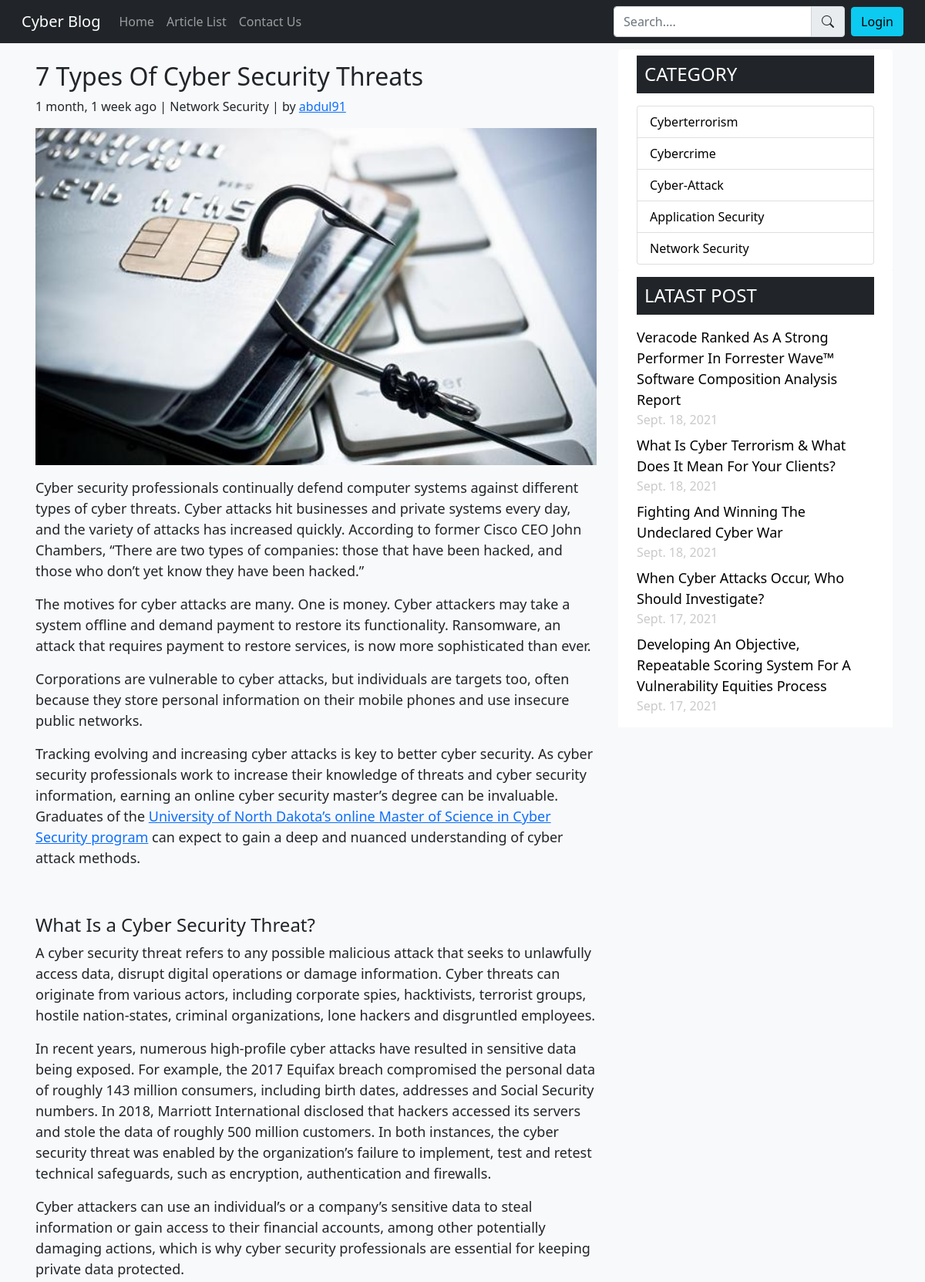
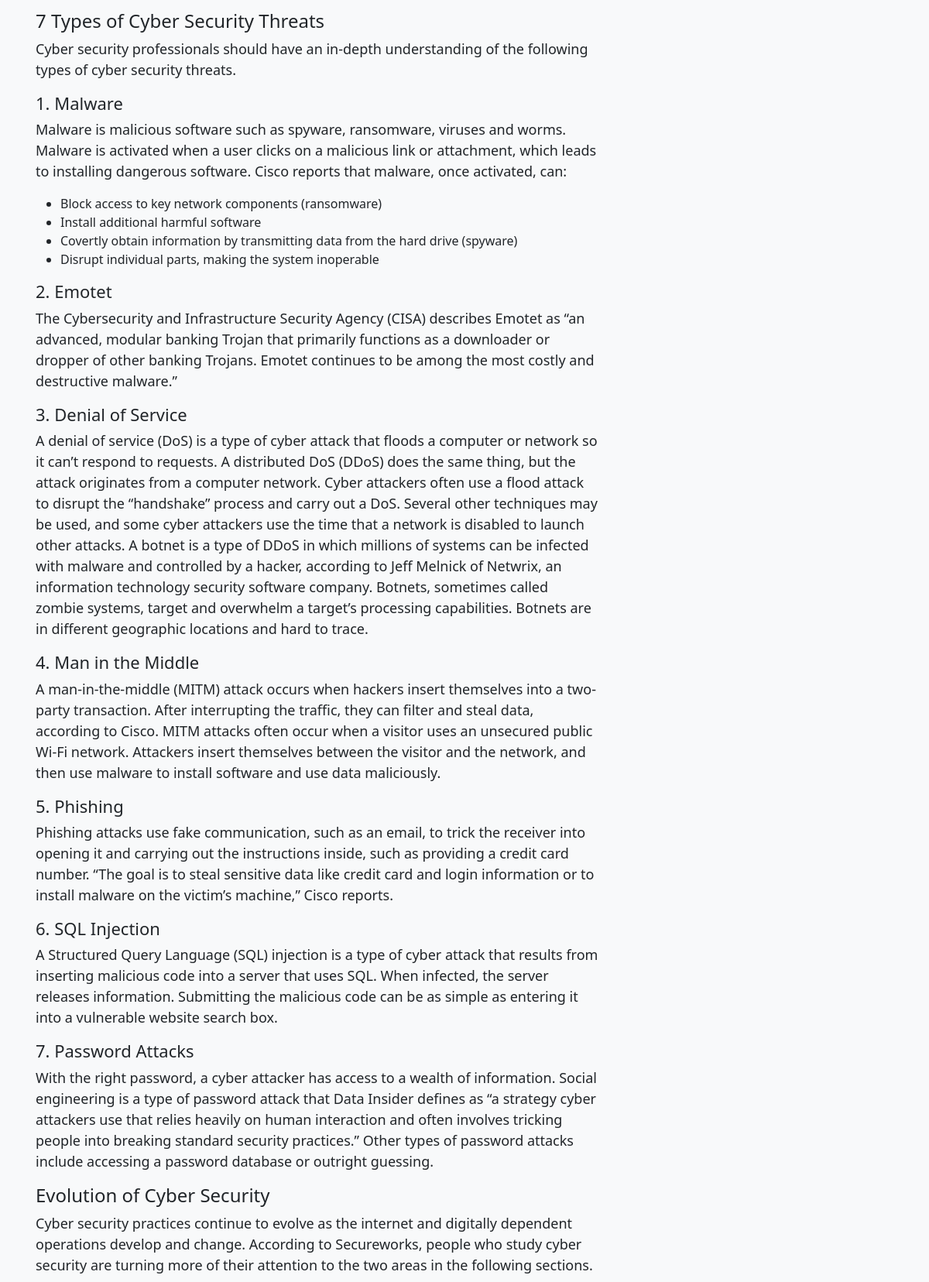
The page /articles/post/types-of-cyber-security-threats (upper part) on the database its author committed (2 pictures, top to bottom).
### articles/models.py (models this page shows, shortened)
class Post(models.Model):
    author = models.ForeignKey(User, on_delete=models.SET_NULL, null=True)
    title = models.CharField(max_length=150)
    slug = models.SlugField(max_length=150, unique=True)
    content = RichTextField(blank=True, null=True)
    category = models.ForeignKey(Category, on_delete=models.PROTECT)
    poster = models.ImageField(default='post.png', upload_to='PostThumbnails')
    pub_date = models.DateTimeField(auto_now_add=True)

class Category(models.Model):
    name = models.CharField(max_length=100, default='Uncategorized')
    def __str__(self):
        return self.name

### articles/views.py (the view, shortened to what this page needs)
# urls.py: path('post/<slug:the_slug>', views.post_view, name="post"),
def post_view(request, the_slug):
    context = {}
    form = postCommentForm()
    context['form'] = form
    post = Post.objects.get(slug=the_slug)
    context['post'] = post
    comments = postComment.objects.filter(post=post, parent=None).order_by('-timestamp')
    replies = postComment.objects.filter(post=post).exclude(parent=None).order_by('-timestamp')
    context['comments'] = comments
    replyDict={}
    for reply in replies:
        if reply.parent.id not in replyDict.keys():
            replyDict[reply.parent.id]=[reply]
        else:
            replyDict[reply.parent.id].append(reply)
    context['replyDict'] = replyDict
    allcategory = Category.objects.all().order_by('-id')[:5]
    context['allcategory'] = allcategory
    latast_post = Post.objects.all().order_by('-id')[:5]
    context['latast'] = latast_post
    return render(request, 'articles/post.html', context)

### articles/forms.py (shortened to what this page needs)
class postCommentForm(forms.ModelForm):
    class Meta:
        model = postComment
        fields = ['comment']
        widgets = {
            'comment':forms.Textarea(attrs={'class': 'form-control', 'rows': '1', 'placeholder': 'Leave comments...'}),
        }

### articles/templatetags/articles_extras.py (called while the page is built)
@register.filter(name='get_val')
def get_val(dict, key):
    return dict.get(key)

### templates/articles/post.html (shortened to what this page needs)
{% extends 'base.html' %}
{% load static %}
{% load articles_extras %}
{% block head_block %}
<link rel="stylesheet" href="{% static 'css/articles.css' %}">
{% endblock head_block %}
{% block content %}
<div class="row">
    <div class="col-md-8 px-3 article-list">
        <article class="blog-post my-3">
            <h2 class="blog-post-title">{{post.title|title}}</h2>
            <p class="blog-post-meta">{{post.pub_date|timesince}} ago | {{post.category}} | by <a
                    href="{% url 'articles:post_by_author' post.author %}">{{post.author}}</a></p>
            <div class="poster">
                <img src="{{post.poster.url}}" alt="post thumbnails" width="100%" height="100%">
            </div>
            <div class="content mt-2">
                <p>{{post.content|safe}}</p>
            </div>
        </article>
    </div>
    <div class="col-md-4">
        <div class="sticky-top">
            <div class="px-4 py-2 bg-white rounded">
                <div class="sidebar-heading mb-3">
                    <h4 class="m-0">CATEGORY</h4>
                </div>
                <ul class="list-group sidebar-category">
                    {% for cat in allcategory %}
                    <li class="list-group-item d-flex justify-content-between align-items-center">
                        <a class="fst-normal" href="{% url 'articles:post_by_category' cat.id %}">{{cat.name}}</a>
                    </li>
                    {% endfor %}
                </ul>
            </div>
            <div class="px-4 py-2 latast-post bg-white">
                <div class="sidebar-heading mb-3">
                    <h4 class="m-0">LATAST POST</h4>
                </div>
                {% for post in latast %}
                <li>
                    <a class="fst-normal" href="{% url 'articles:post' post.slug %}">{{post.title|title}}</a>
                    <span>{{post.pub_date|date}}</span>
                </li>
                {% endfor %}
            </div>
        </div>
    </div>
</div>
{% endblock content %}

### staticAssets/css/articles.css (style rules this page uses)
.sidebar-category li a { text-decoration: none; color: black; }
.latast-post li span { display: block; color: rgb(202, 202, 202); }
.latast-post li { list-style-type: none; margin-bottom: 8px; }
.latast-post li a { text-decoration: none; font-size: 18px; color: black; }
.sidebar-heading { background-color: #212529; padding: 10px; color: #fff; }
.content p { font-size: 18px; }
.content h2 { font-size: 24px; }
.content h3 { font-size: 22px; }
.content li { font-size: 16px; }

### rows shown on the page
Post: title "7 Types Of Cyber Security Threats", pub_date "1 month, 1 week", category "Network Security", author "abdul91", poster (picture), content "Cyber security professionals continually defend computer systems against different types of cyber threats. Cyber attacks hit businesses and private systems every day, and the variety of attacks has increased quickly. According to former Cisco CEO John Chambers, “There are two types of companies: those that have been hacked, and those who don’t yet know they have been hacked.” The motives for cyber attacks are many. One is money. Cyber attackers may take a system offline and demand payment to restore its functionality. Ransomware, an attack that requires payment to restore services, is now more sophisticated than ever. Corporations are vulnerable to cyber attacks, but individuals are targets…"
Category: name "Cyberterrorism"
Category: name "Cybercrime"
Category: name "Cyber-Attack"
Category: name "Application Security"
Category: name "Network Security"
Post: title "Veracode Ranked As A Strong Performer In Forrester Wave™ Software Composition Analysis Report", pub_date "Sept. 18, 2021"
Post: title "What Is Cyber Terrorism & What Does It Mean For Your Clients?", pub_date "Sept. 18, 2021"
Post: title "Fighting And Winning The Undeclared Cyber War", pub_date "Sept. 18, 2021"
Post: title "When Cyber Attacks Occur, Who Should Investigate?", pub_date "Sept. 17, 2021"
Post: title "Developing An Objective, Repeatable Scoring System For A Vulnerability Equities Process", pub_date "Sept. 17, 2021"
